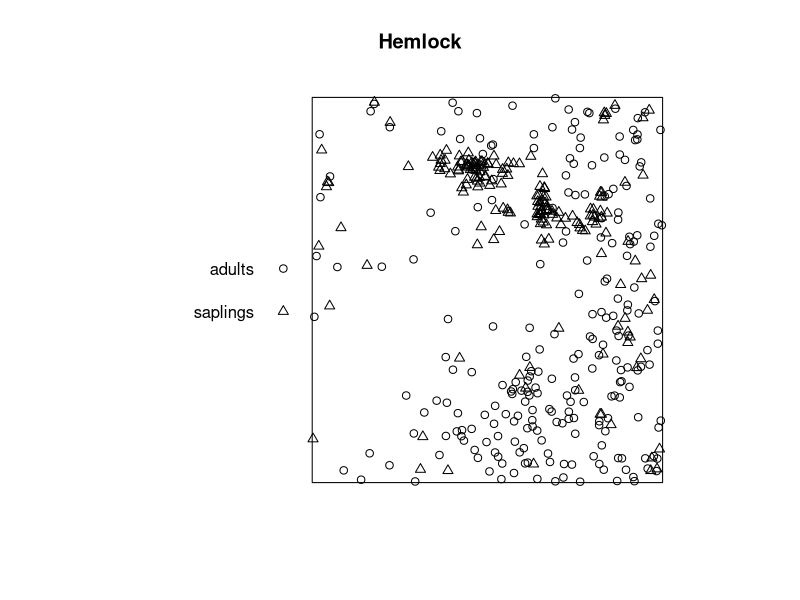
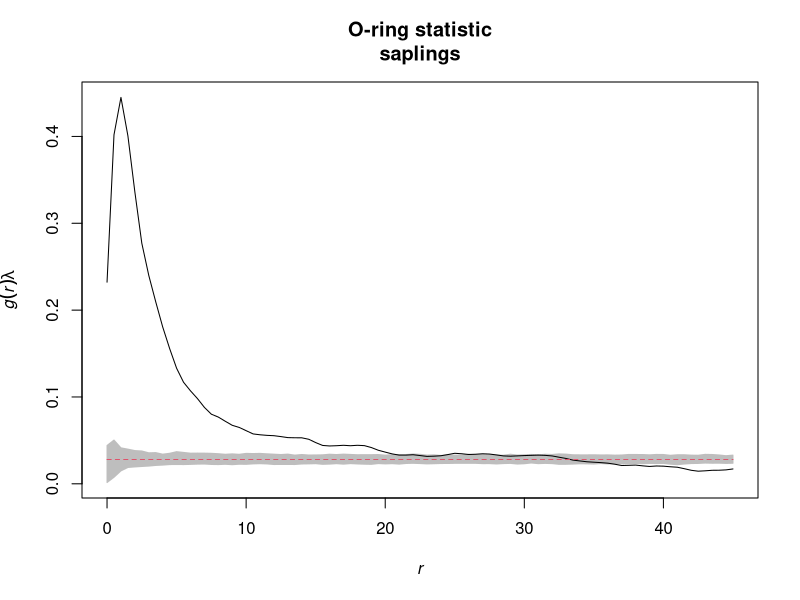
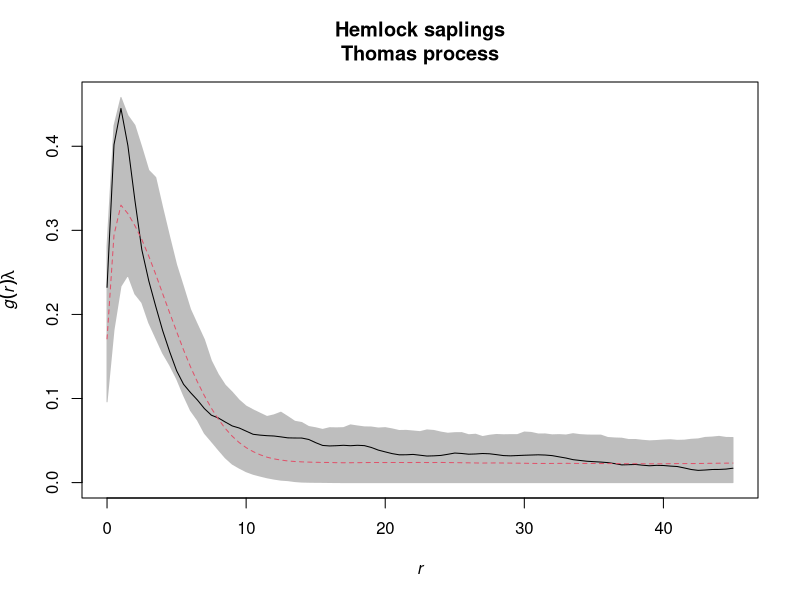
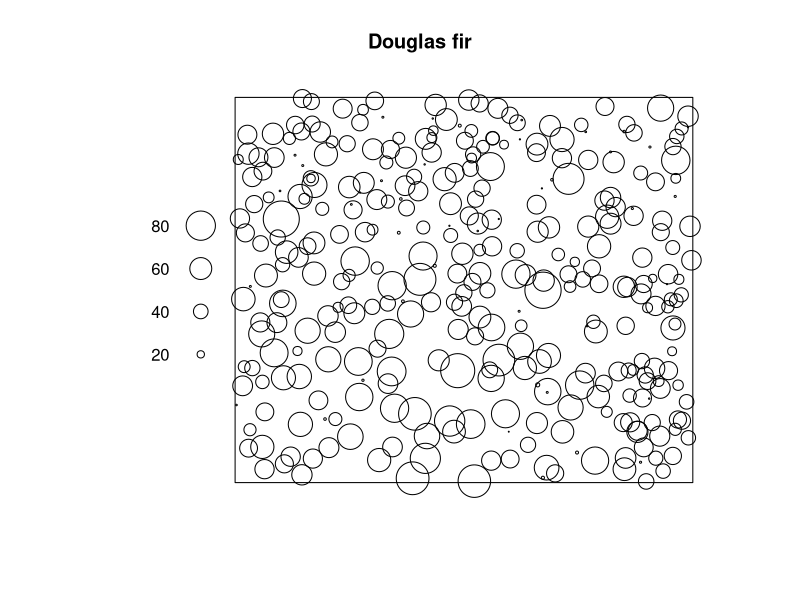
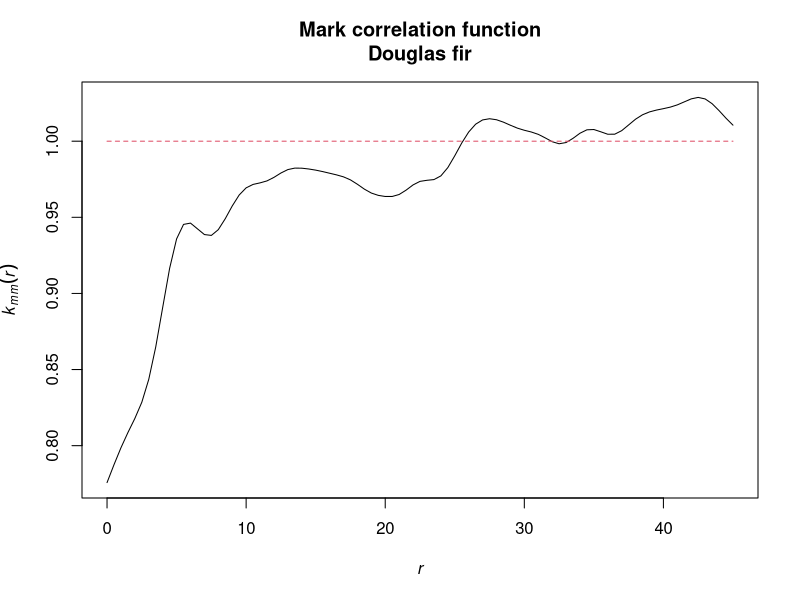
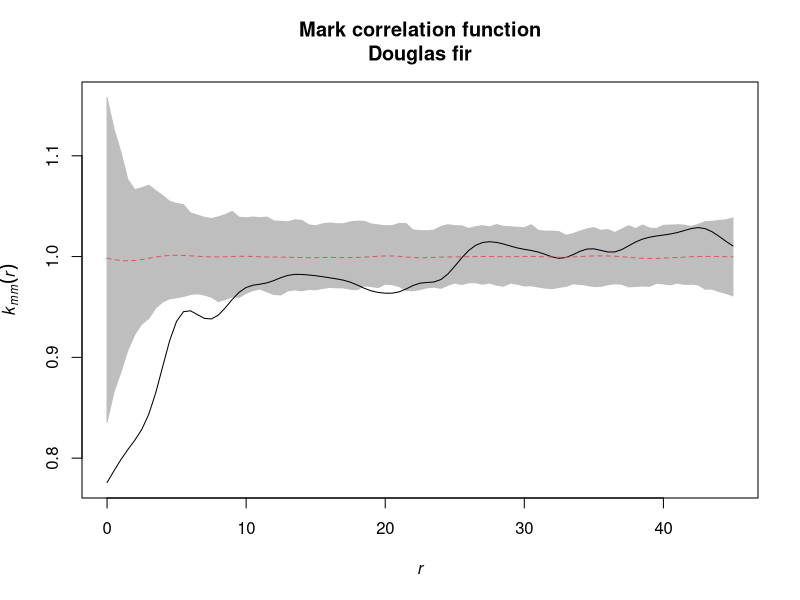
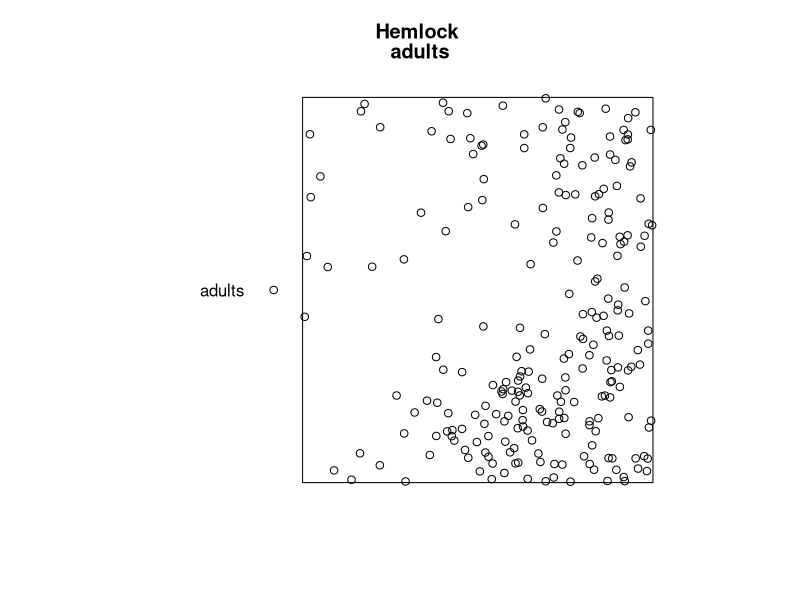
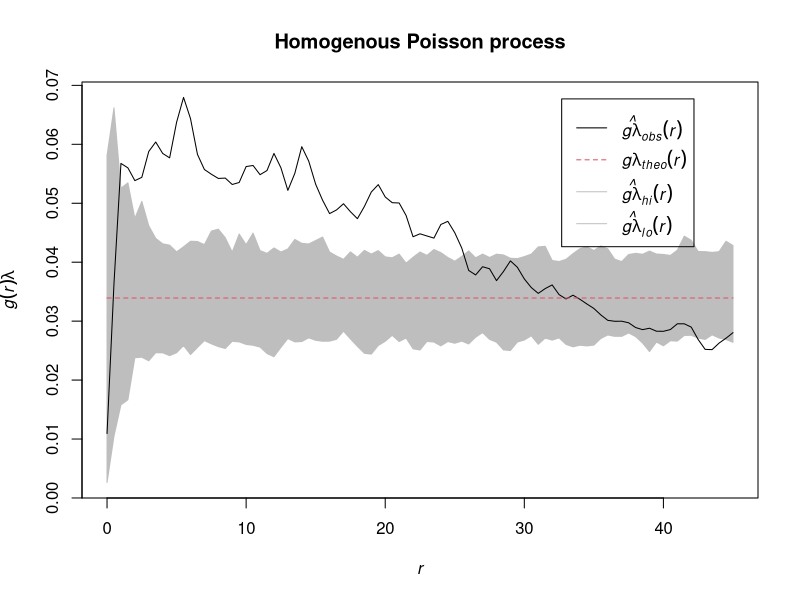

Recreate these plots in R, in order.
## ---- chunk 1
  library(spatstat)
  library(tidyverse)
## ---- chunk 2
  hemlock <- read_delim(file = "data/Hemlock_Adults_vs_SmallSaps.txt", 
                        delim = ";")
  
  hemlock <- mutate(hemlock,
                    mark = case_when(mark == 1 ~ "adults",
                                     mark == 2 ~ "saplings"),
                    mark = as.factor(mark))
  
  plot_area <- ripras(x = hemlock$x, y = hemlock$y, shape = "rectangle")
  
  hemlock_ppp <- as.ppp(X = hemlock, W = plot_area)
  
  summary(hemlock_ppp)
## ---- chunk 3
  plot(hemlock_ppp, main = "Hemlock")
## ---- chunk 4
  Oest <- function(input, r = NULL, 
                   correction = "Ripley", divisor = "d", ...){
    
    p_fct <- pcf(input, r = r,
                 correction = correction, 
                 divisor = divisor)
    
    lambda <- intensity(unmark(input))
    
    eval.fv(p_fct*lambda)
  }
## ---- chunk 5
  saplings <- subset.ppp(hemlock_ppp, marks == "saplings", drop = TRUE)
  
  o_ring_saplings <- envelope(saplings, fun = Oest,
                              r = seq(from = 0, to = 45, by = 0.5), 
                              nsim = 199, nrank = 5)
## ---- chunk 6
  plot(o_ring_saplings, xlim = c(0, 45), 
       main = "O-ring statistic\nsaplings", 
       legend = FALSE)
## ---- chunk 7
  thomas_process <- kppm(X = unmark(saplings), clusters = "Thomas", 
                         statistic = "pcf")
  
  simulated_pattern	<- simulate.kppm(object = thomas_process, nsim = 199)
## ---- chunk 8
  o22_saplings_thomas <- envelope(saplings, fun = Oest, 
                                  r = seq(from = 0, to = 45, by = 0.5),
                                  nsim = 199, nrank = 5, 
                                  simulate = simulated_pattern)
## ---- chunk 9
  plot(o22_saplings_thomas, xlim = c(0, 45), 
       main = "Hemlock saplings\nThomas process", legend = FALSE)
## ---- chunk 10
  print(thomas_process)
## ---- chunk 11
  # Check with Programita!
  paste0("Number of parents: ", 
         round(thomas_process$clustpar[["kappa"]] * area(saplings$window), 2))

  paste0("Cluster area: ", 
         round((thomas_process$clustpar[["scale"]] ^ 2) * pi, 2))
## ---- chunk 12
  douglas_fir <- read_delim(file = "data/Alive_DouglasFir_OGN.txt", 
                            delim = ";")
  
  plot_area <- ripras(x = douglas_fir$x, y = douglas_fir$y, 
                      shape = "rectangle")
  
  douglas_fir_ppp <- as.ppp(X = douglas_fir, W = plot_area)
  
  summary(douglas_fir_ppp)
## ---- chunk 13
  plot(douglas_fir_ppp, main = "Douglas fir")
## ---- chunk 14
  mark_corrlation_douglas_fir <- markcorr(X = douglas_fir_ppp, 
                                          r = seq(from = 0, to = 45,
                                                  by = 0.5),
                                          correction = "Ripley")
## ---- chunk 15
  plot(mark_corrlation_douglas_fir, xlim = c(0, 45), 
       main = "Mark correlation function\nDouglas fir", 
       legend = FALSE)
## ---- chunk 16
  envelopes_mark_correlation_alive <- envelope(Y = douglas_fir_ppp, 
                                               fun = markcorr,
                                               r = seq(from = 0, to = 45, 
                                                       by = 0.5),
                                               nsim = 199, nrank = 5,
                                               simulate = expression(rlabel(douglas_fir_ppp)))

## ---- chunk 17
  plot(envelopes_mark_correlation_alive, xlim = c(0, 45), 
       main = "Mark correlation function\nDouglas fir", 
       legend = FALSE)
## ---- chunk 18
  hemlock <- read_delim(file = "data/Hemlock_Adults_vs_SmallSaps.txt", 
                        delim = ";")
  
  hemlock <- mutate(hemlock,
                    mark = case_when(mark == 1 ~ "adults",
                                     mark == 2 ~ "saplings"),
                    mark = as.factor(mark))
  
  plot_area <- ripras(x = hemlock$x, y = hemlock$y, 
                      shape = "rectangle")
  
  hemlock_ppp <- as.ppp(X = hemlock, W = plot_area)
  
  summary(hemlock_ppp)
## ---- chunk 19
  plot(subset.ppp(hemlock_ppp, marks == "adults", drop = TRUE), 
       main="Hemlock \nadults")
## ---- chunk 20
  Oest <- function(input,r = NULL,
                   correction = "Ripley", divisor = "d", ...){
    
    p_fct <- pcf(input,  r = r,
                 correction = correction, divisor = divisor, ...)
    
    lambda <- intensity(unmark(input))
    
    eval.fv(p_fct*lambda)
  }
## ---- chunk 21
  adults <- subset.ppp(hemlock_ppp, marks == "adults", drop = TRUE)
  
  envelopes_adults_homo <- envelope(Y = adults, fun = Oest,
                                    r = seq(from = 0, to = 45, by = 0.5), 
                                    nsim = 199, rank = 5)
## ---- chunk 22
  plot(envelopes_adults_homo, xlim = c(0,45), 
       main = "Homogenous Poisson process")
## ---- chunk 23
  lambda_xy <- density(x = adults)

  class(lambda_xy)
## ---- chunk 24
  plot(lambda_xy, main = "lambda(xy)")
## ---- chunk 25
  simulated_heterogenous_pattern <- rpoispp(lambda = lambda_xy, nsim = 199)
## ---- chunk 26
  plot(lambda_xy, main = "Simulated data")

  points(simulated_heterogenous_pattern[[5]], pch = 19)
## ---- chunk 27
  envelopes_adults_hetero <- envelope(Y = adults, fun = Oest,
                                      r = seq(from = 0, to = 45, 
                                              by = 0.5), 
                                      nsim = 199, rank = 5, 
                                      simulate = simulated_heterogenous_pattern)

## ---- chunk 28
  plot(envelopes_adults_hetero, xlim = c(0, 45), 
       main = "Heterogenous Poisson process")
## ---- chunk 29
  envelopes_adults_inhomo <- envelope(Y = adults, fun = pcfinhom, 
                                      divisor = "d",
                                      correction = "Ripley",
                                      r = seq(from = 0, to = 45, by = 0.5),
                                      nsim = 199, rank = 5)
## ---- chunk 30
  plot(envelopes_adults_inhomo, xlim = c(0,45),
       main = "Inhomogenous pair correlation function",
       legend = FALSE)
